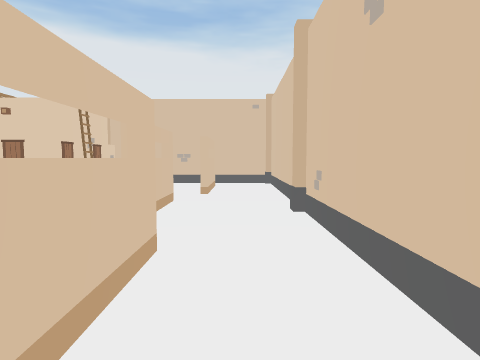
view 1 (above)

17 first-person views from a walk through a scene from a Unity 3-D project. The camera is 1.5 m above the floor, tilts 4° down and sees 75° across. The floor is counted in squares, 2 m on a side. Each view is taken from the middle of a square. On the plan, view 1 faces up. The plan holds only what a view shows up to about 10 squares ahead; the rest is blank. The place goes on beyond the plan. The player is left out.

view 2
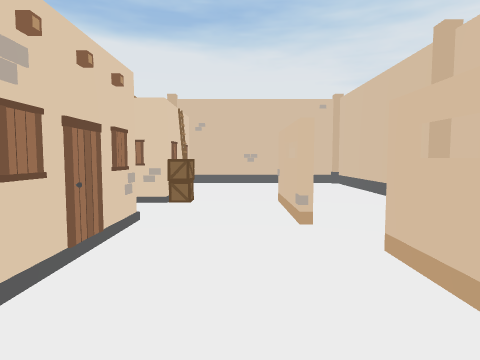

view 3
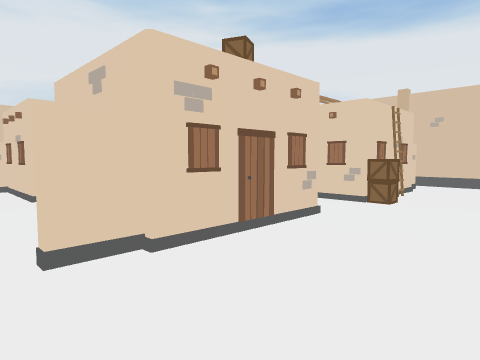

view 4
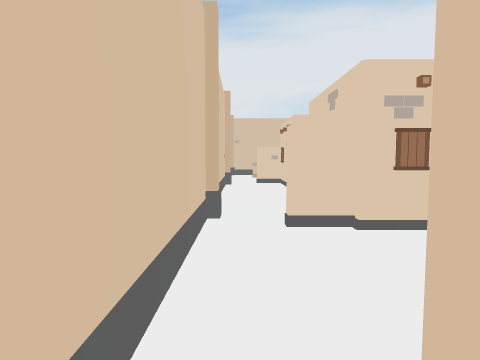

view 5
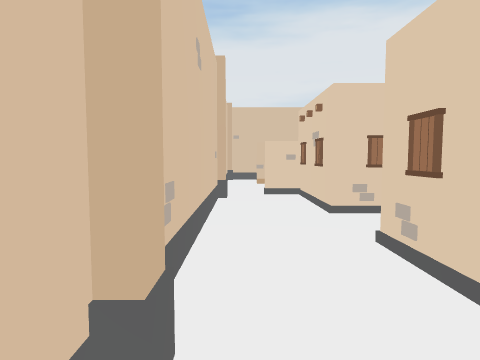

view 6
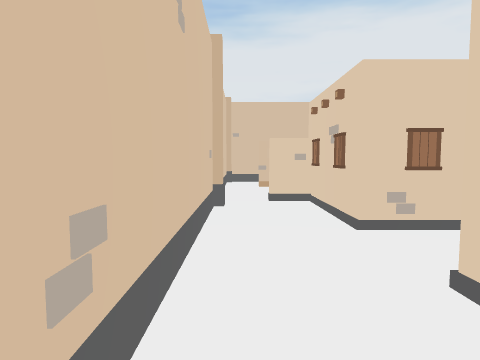

view 7
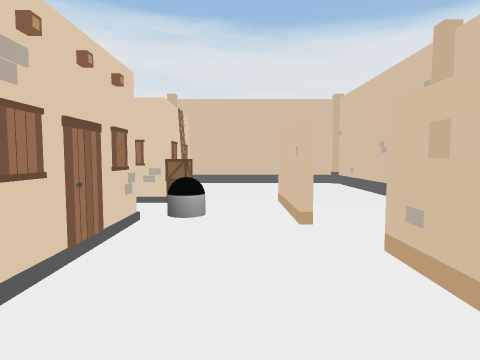

view 8
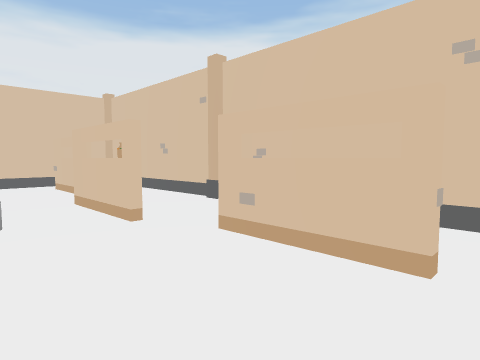

view 9
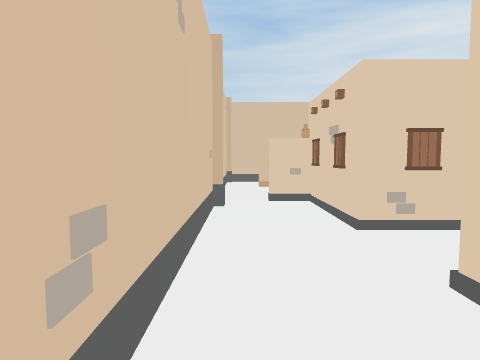

view 10
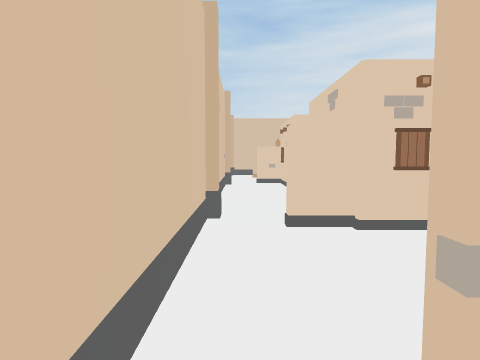

view 11
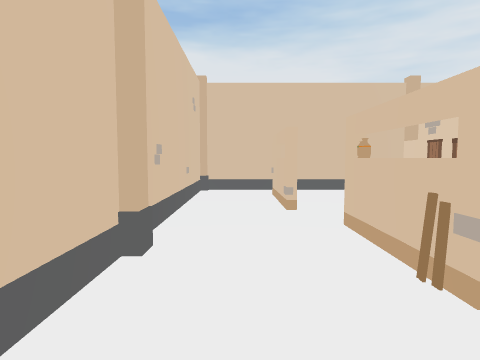

view 12
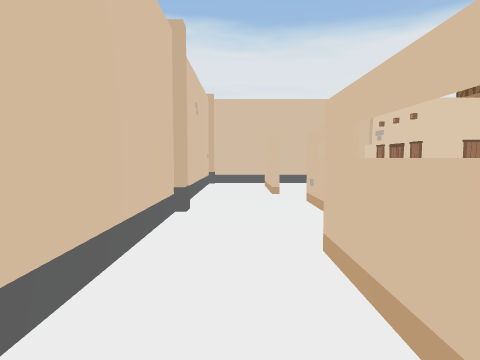

view 13
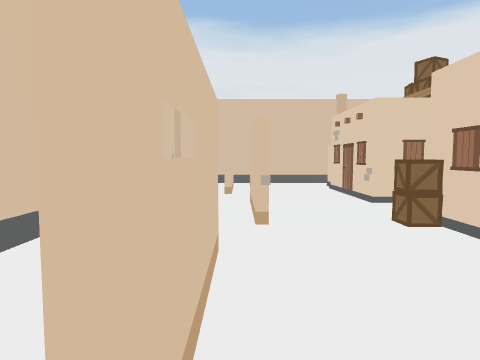

view 14
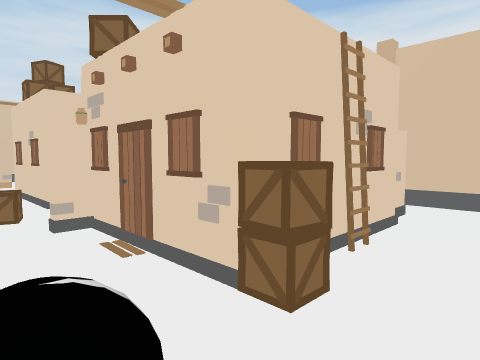

view 15
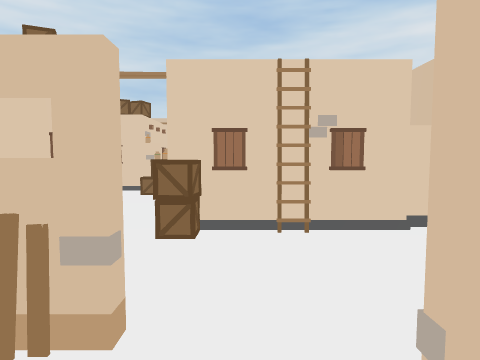

view 16
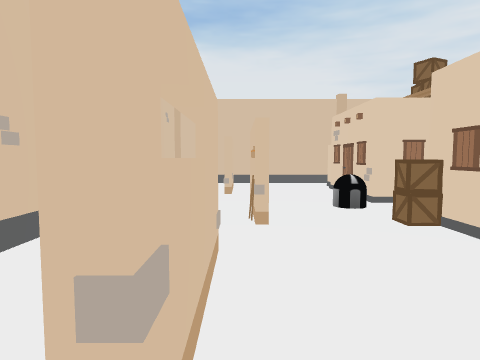

view 17
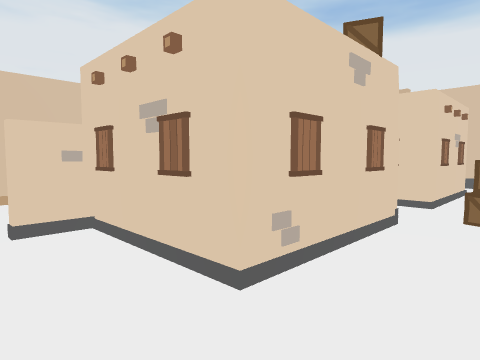

### Floor plan
Key: @ floor where view 1 was taken; # wall or solid block; . floor; / step, stairs or slope; = window, fence, low wall or low ledge; O other object.
Columns run from 14 left of view 1 to 1 right of it. Each row starts with its distance up from view 1.
 10 ################
  9 #..............#
  8 #.=.#/////#..=.#
  7 #.=.#  //  ..=.#
  6 #...#  /#  #...#
  5 #.#.O//#O OO.=.#
  4 #.OOOO##O//O.=.#
  3 #...#  //  /...#
  2 #.=.#  O/  /.=.#
  1 #.=.#////O#/.=.#
  0 #.............@#
 -1 ################

Positions as (right, up) in squares from view 1, and headings:
1: (0, 0), facing up
2: (-2, 0), facing up
3: (-1, 0), facing up-left
4: (0, 0), facing left
5: (-3, 0), facing left
6: (-4, 0), facing left
7: (-11, 9), facing down
8: (-10, 9), facing down-left
9: (-9, 9), facing right
10: (-13, 9), facing right
11: (-13, 2), facing up
12: (0, 9), facing down
13: (-1, 9), facing down
14: (-11, 5), facing down-right
15: (-13, 3), facing right
16: (-12, 0), facing up
17: (-6, 0), facing up-left
